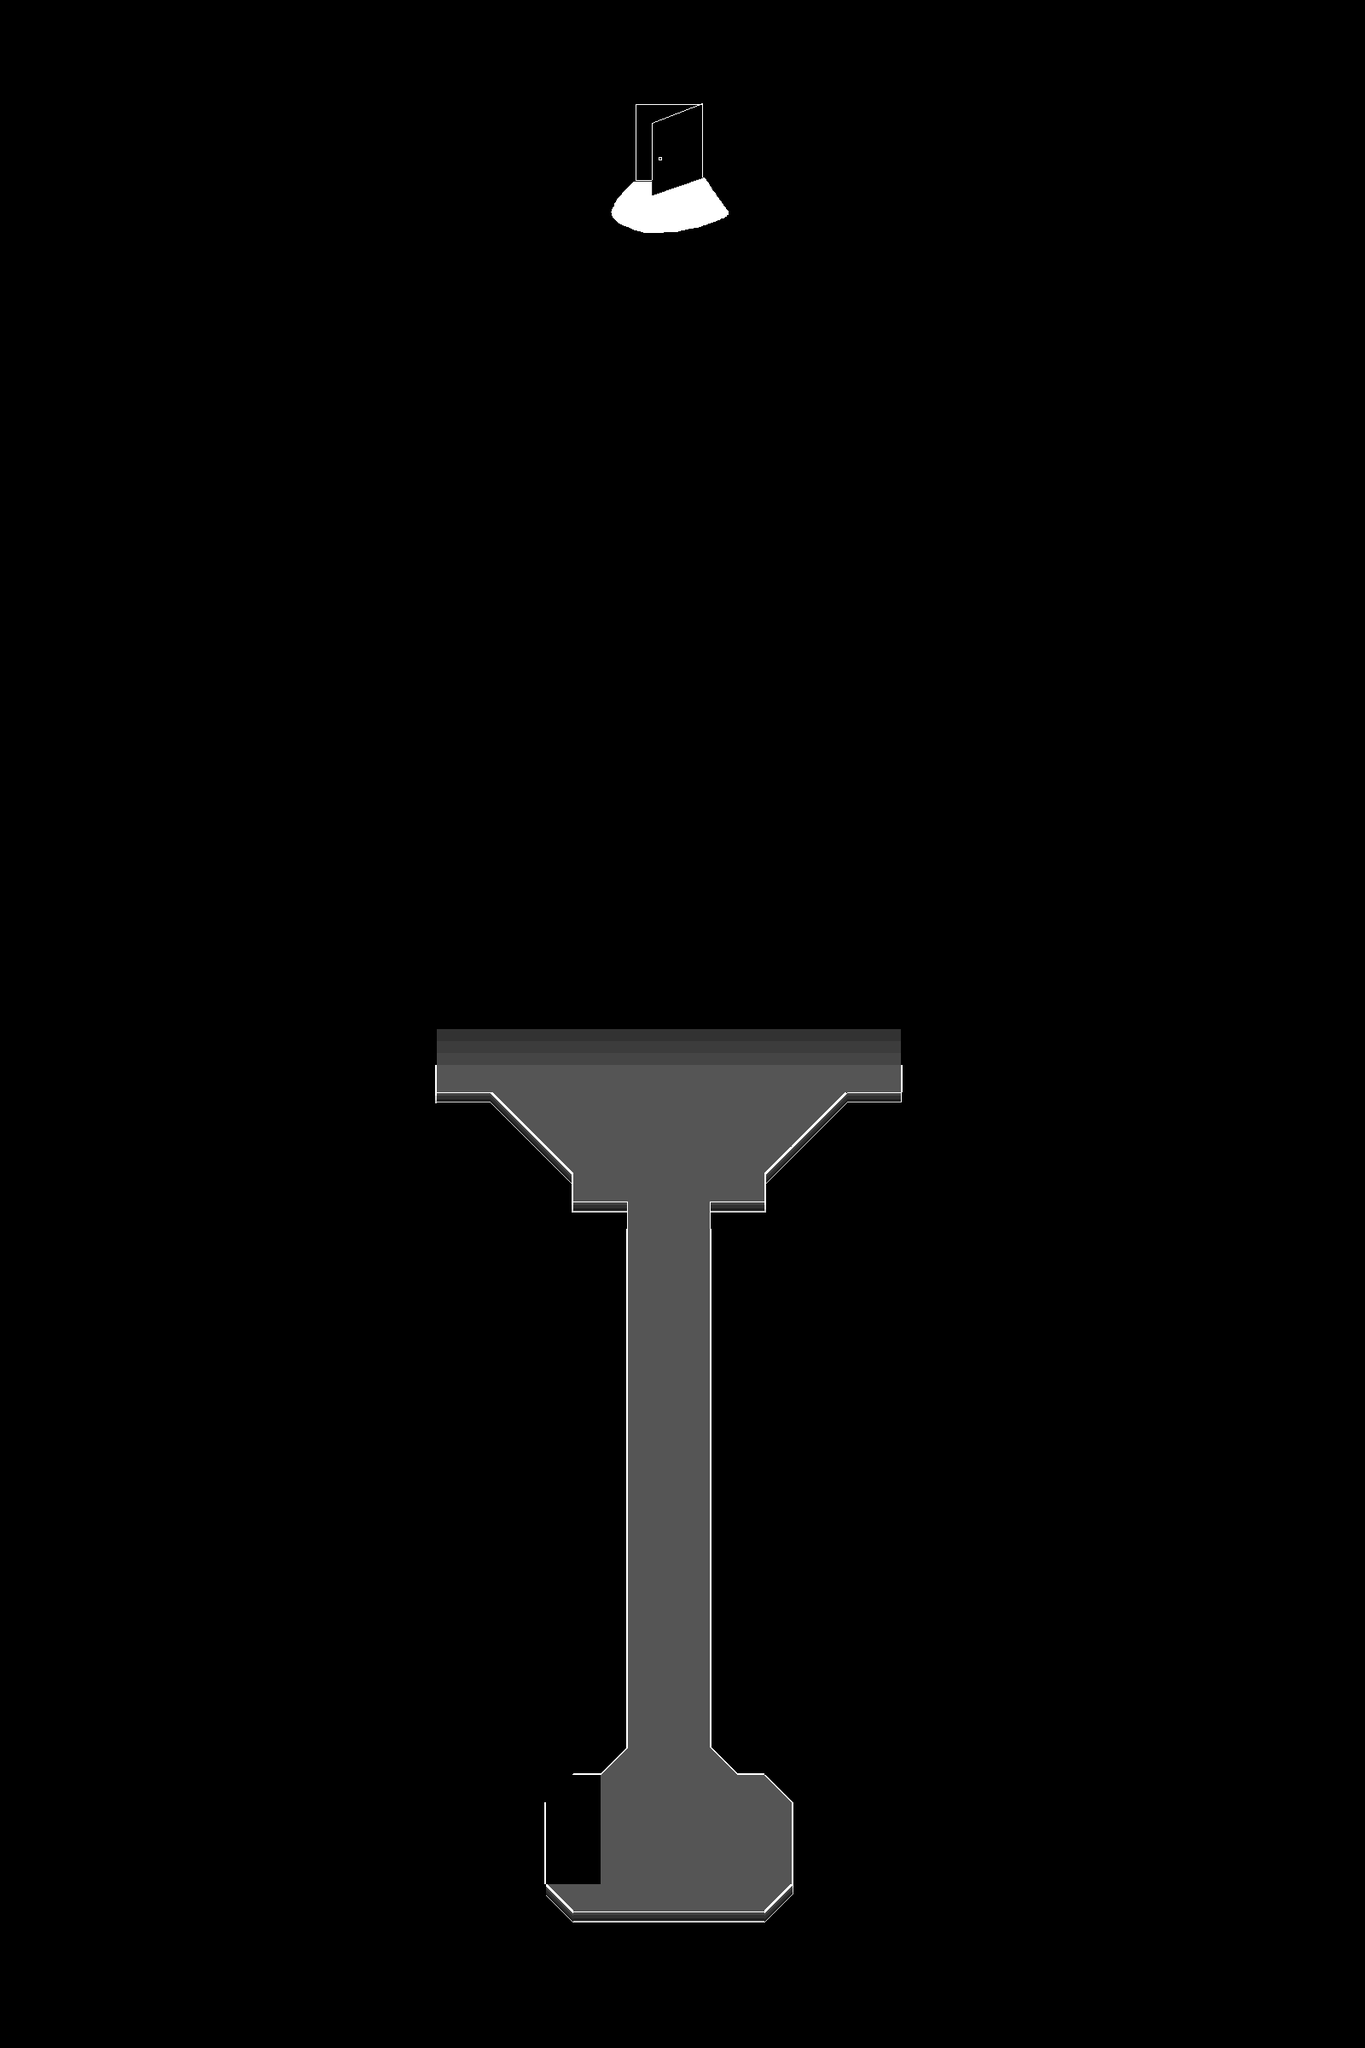

A 2D game scene composited from a Tiled map and its tileset images. What follows is a short description and the map's XML, with each tile layer's data collapsed to a summary:
An orthogonal 50x75 tile map with 32x32 px tiles, 3 tile layers (Tile Layer 1, Tile Layer 2, Tile Layer 3), 4 tilesets and 11 objects (3x item, Level info).

<map version="1.10" tiledversion="1.11.0" orientation="orthogonal" renderorder="right-down" width="50" height="75" tilewidth="32" tileheight="32" infinite="0" nextlayerid="14" nextobjectid="58">
 <tileset firstgid="1" name="bettertiles" tilewidth="32" tileheight="32" tilecount="9" columns="3">
  <image source="bettertiles.png" width="96" height="96" />
 </tileset>
 <tileset firstgid="10" name="blocktile" tilewidth="32" tileheight="32" tilecount="1" columns="1">
  <image source="blocktile.png" width="32" height="32" />
  <tile id="0">
   <properties>
    <property name="block" value="" />
   </properties>
  </tile>
 </tileset>
 <tileset firstgid="11" name="dungeonentrance" tilewidth="32" tileheight="32" tilecount="3750" columns="50">
  <image source="dungeonentrance.png" width="1600" height="2400" />
 </tileset>
 <tileset firstgid="3761" source="1stkalpatiles.tsx" />
 <layer id="11" name="Tile Layer 1" width="50" height="75">
  <data>[3750 cells, 3 non-empty, 1 distinct tile ids]</data>
 </layer>
 <layer id="12" name="Tile Layer 2" width="50" height="75">
  <data>[3750 cells, 0 non-empty, 0 distinct tile ids]</data>
 </layer>
 <layer id="13" name="Tile Layer 3" width="50" height="75">
  <data>[3750 cells, 3744 non-empty, 3692 distinct tile ids]</data>
 </layer>
 <objectgroup id="3" name="Object Layer 1">
  <object id="45" x="768" y="2176" width="32" height="32">
   <properties>
    <property name="orient" value="up" />
    <property name="playerstart" value="0" />
    <property name="startarea" value="0" />
   </properties>
  </object>
  <object id="47" x="672" y="2240" width="224" height="64">
   <properties>
    <property name="NewArea" value="" />
    <property name="area" value="grasstowngiftshop3.tmx" />
    <property name="returnarea" value="2" />
   </properties>
  </object>
  <object id="48" name="flyer" type="item" x="672" y="1216" width="64" height="61">
   <properties>
    <property name="description" value="I know what you want." />
    <property name="image" value="flyer.png" />
    <property name="itemid" value="firstsword" />
    <property name="tangible" value="false" />
   </properties>
  </object>
  <object id="50" name="flyer" type="item" x="864" y="1216" width="64" height="61">
   <properties>
    <property name="description" value="Do you know what you want?" />
    <property name="image" value="flyer.png" />
    <property name="itemid" value="firstsword" />
    <property name="tangible" value="false" />
   </properties>
  </object>
  <object id="51" name="Level info" x="1152" y="1760" width="32" height="32">
   <properties>
    <property name="1music" value="forgottenplace" />
    <property name="areaname" value="First Kalpa" />
    <property name="levelinfo" value="" />
   </properties>
  </object>
  <object id="52" x="512" y="800" width="544" height="32">
   <properties>
    <property name="event" value="1" />
   </properties>
  </object>
  <object id="53" x="736" y="128" width="96" height="128">
   <properties>
    <property name="event" value="2" />
   </properties>
  </object>
  <object id="54" x="768" y="1856" width="32" height="32">
   <properties>
    <property name="orient" value="down" />
    <property name="playerstart" value="1" />
    <property name="startarea" value="1" />
   </properties>
  </object>
  <object id="55" name="chest" type="item" x="832" y="2112" width="64" height="64">
   <properties>
    <property name="chestid" value="3" />
    <property name="description" value="" />
    <property name="image" value="chest.png" />
    <property name="itemid" value="blade" />
    <property name="opened" value="0" />
   </properties>
  </object>
  <object id="56" x="480" y="-64" width="32" height="1360">
   <properties>
    <property name="block" value="" />
   </properties>
  </object>
  <object id="57" x="1056" y="-64" width="32" height="1360">
   <properties>
    <property name="block" value="" />
   </properties>
  </object>
 </objectgroup>
</map>
